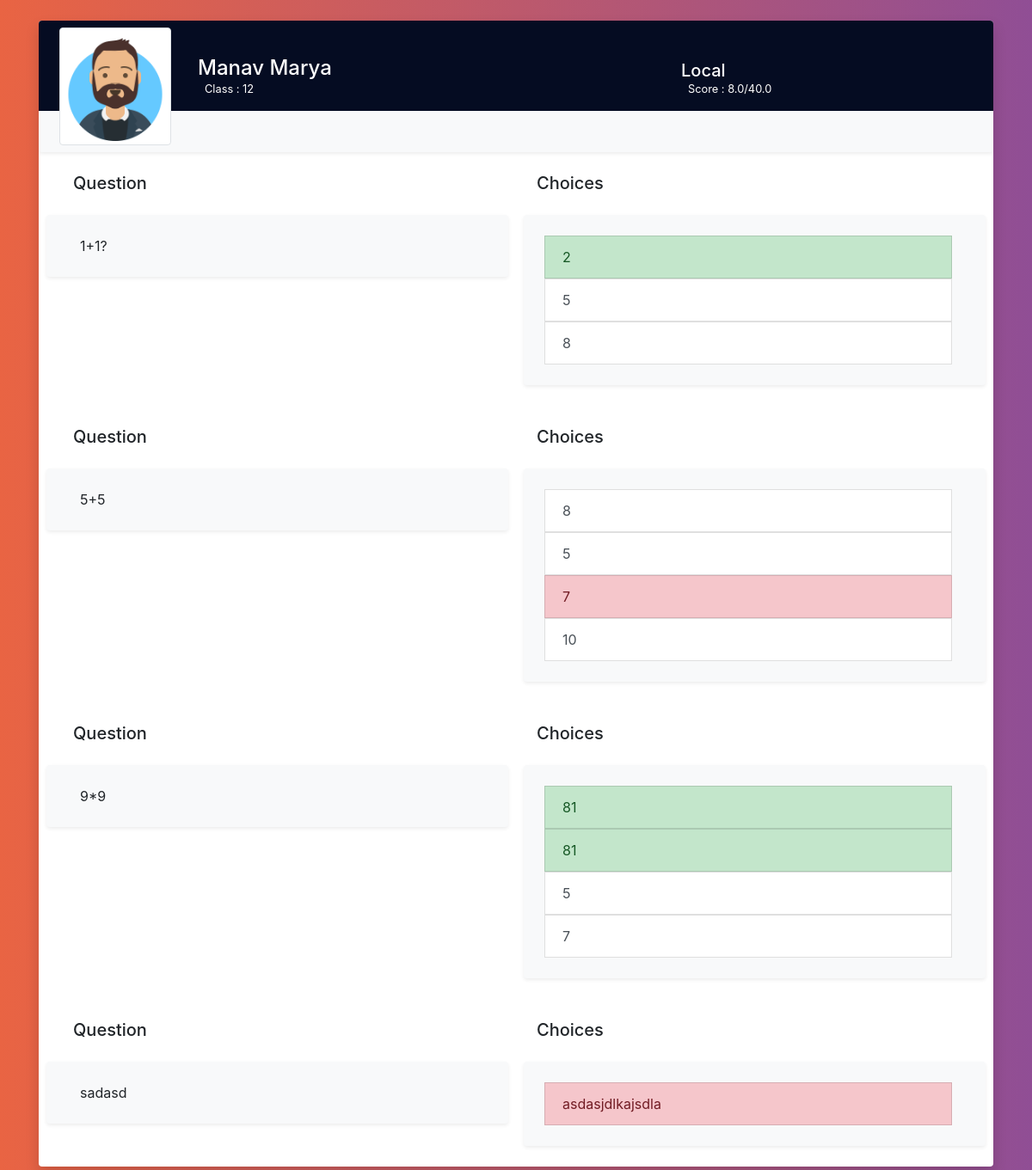
Screenshot of /results/49/view (signed in) with the database file from the repository.
### users/models.py (models this page shows, shortened)
class User(AbstractBaseUser, PermissionsMixin):
    name = models.CharField(max_length=100)
    email = models.EmailField(verbose_name="Email Address", max_length=255, unique=True)
    is_staff = models.BooleanField(default=False)
    is_superuser = models.BooleanField(default=False)
    class_name = models.IntegerField(null=True, validators=[MaxValueValidator(13, minmax_error), MinValueValidator(0, minmax_error)])
    teachers = models.ForeignKey(AUTH_USER_MODEL, on_delete=models.CASCADE, limit_choices_to={'is_staff': True}, null=True)
    objects = UserManager()
    USERNAME_FIELD = 'email'
    REQUIRED_FIELDS = ['name']

### results/models.py (models this page shows, shortened)
class Result(models.Model):
    quiz = models.ForeignKey(Quiz, on_delete=models.CASCADE)
    student = models.ForeignKey(AUTH_USER_MODEL, on_delete=models.CASCADE, limit_choices_to={'is_staff': False})
    score = models.FloatField()

### quizes/models.py (models this page shows, shortened)
class Quiz(models.Model):
    name = models.CharField(max_length=100)
    topic = models.CharField(max_length=30)
    total_score = models.FloatField()
    creator = models.ForeignKey(AUTH_USER_MODEL, on_delete=models.CASCADE, limit_choices_to={'is_staff': True})
    date_added = models.DateField(auto_now_add=True)

### questions/models.py (models this page shows, shortened)
class SubQuestion(models.Model):
    question = models.OneToOneField(Question, on_delete=models.CASCADE)
    attempted_Choice = models.OneToOneField(Choice, on_delete=models.CASCADE)
    quiz = models.ForeignKey(Quiz, on_delete=models.CASCADE)
    result = models.ForeignKey(Result, on_delete=models.CASCADE)

class Question(models.Model):
    question_text = models.TextField(max_length=1000)
    quizes = models.ForeignKey(Quiz, on_delete=models.CASCADE, )
    def get_choices(self):
        return self.choice_set.all()

class Choice(models.Model):
    choice_text = models.TextField(max_length=1000)
    question = models.ForeignKey(Question, on_delete=models.CASCADE)
    correct = models.BooleanField(default=False)

### results/views.py (the view)
# urls.py: path('results/<pk>/view', view_result, name='view_result'),
def view_result(request, pk):
    result = Result.objects.get(pk=pk)
    return render(request, 'result.html', {'result': result })

### results/templates/result.html (shortened to what this page needs)
{% extends "base.html" %}
{% load static %}
{% block header %}
        {% if user.is_authenticated %}
        <div class="container-fluid" xmlns="http://www.w3.org/1999/html">
            <div class="media align-items-end profile-head row cover px-4 pt-2">
                <div class="profile mr-3 mb-n5"><img src="{% static 'images/avatar_teach_m.png' %}" alt="..." width="130" class="rounded mb-2 img-thumbnail"></div>
                    <div class="media-body mb-0 text-white col-md-4 col-xs-12">
                        <h4 class="mt-0 mb-0">{{ user.name }}</h4>
                        <p class="small"> Class : {{ user.class_name }} </p>
                    </div>
                    <div class="col-md-4 col-xs-12 text-white ml-auto">
                        <h5 class="mt-0 mb-0">{{ result.quiz.name }}</h5>
                        <p class="small"> Score : {{ result.score }}/{{ result.quiz.total_score }} </p>
                    </div>
                </div>
                <div class="p-4 rounded shadow-sm bg-light row">
            </div>
        </div>
        {% endif %}
{% endblock %}
{% block content %}
    {% if user.is_authenticated %}
           <div class="container-fluid">
                {% for question in result.subquestion_set.all %}
                <div class="row">
                    <div class="col-md-6 col-xs-12 p-4">
                        <div class="row mb-4">
                            <div class="col-md-6 col-xs-12">
                                <h5 class="mb-0 d-inline ml-3 mr-3">Question</h5>
                            </div>
                        </div>
                        <div class="p-4 rounded shadow-sm bg-light row">
                            <div class="col-md-12 col-xs-12">
                                {{ question.question.question_text }}
                            </div>
                        </div>
                    </div>
                    <div class="col-md-6 col-xs-12 p-4">
                        <div class="row mb-4">
                            <div class="col-md-6 col-xs-12">
                                <h5 class="mb-0 d-inline">Choices</h5>
                            </div>
                        </div>
                        <div class="p-4 rounded shadow-sm bg-light row">
                            <ul class="list-group col-md-12 col-xs-12" style="list-style-type: none;">
                                {% for choice in question.question.get_choices %}
                                <li class="choice_list">
                                    <button class="list-group-item list-group-item-action">
                                        {{ choice.choice_text }}
                                    </button>
                                </li>
                                {% endfor %}
                            </ul>
                        </div>
                    </div>
                </div>
                {% endfor %}
           </div>
    {% endif %}
{% endblock content %}

### static/style.css (style rules this page uses)
.cover { background: rgb(5,12,34); background-size: cover; background-repeat: no-repeat }
body { background: #654ea3; background: linear-gradient(to right, #e96443, #904e95); min-height: 100vh; overflow-x: hidden }

### rows the page displays
User: name "Manav Marya", class_name "12"
Result: quiz.name "Local", score "8.0", quiz.total_score "40.0"
SubQuestion: question.question_text "1+1?"
Choice: choice_text "2"
Choice: choice_text "5"
Choice: choice_text "8"
SubQuestion: question.question_text "5+5"
Choice: choice_text "8"
Choice: choice_text "5"
Choice: choice_text "7"
Choice: choice_text "10"
SubQuestion: question.question_text "9*9"
Choice: choice_text "81"
Choice: choice_text "81"
Choice: choice_text "5"
Choice: choice_text "7"
SubQuestion: question.question_text "sadasd"
Choice: choice_text "asdasjdlkajsdla"
